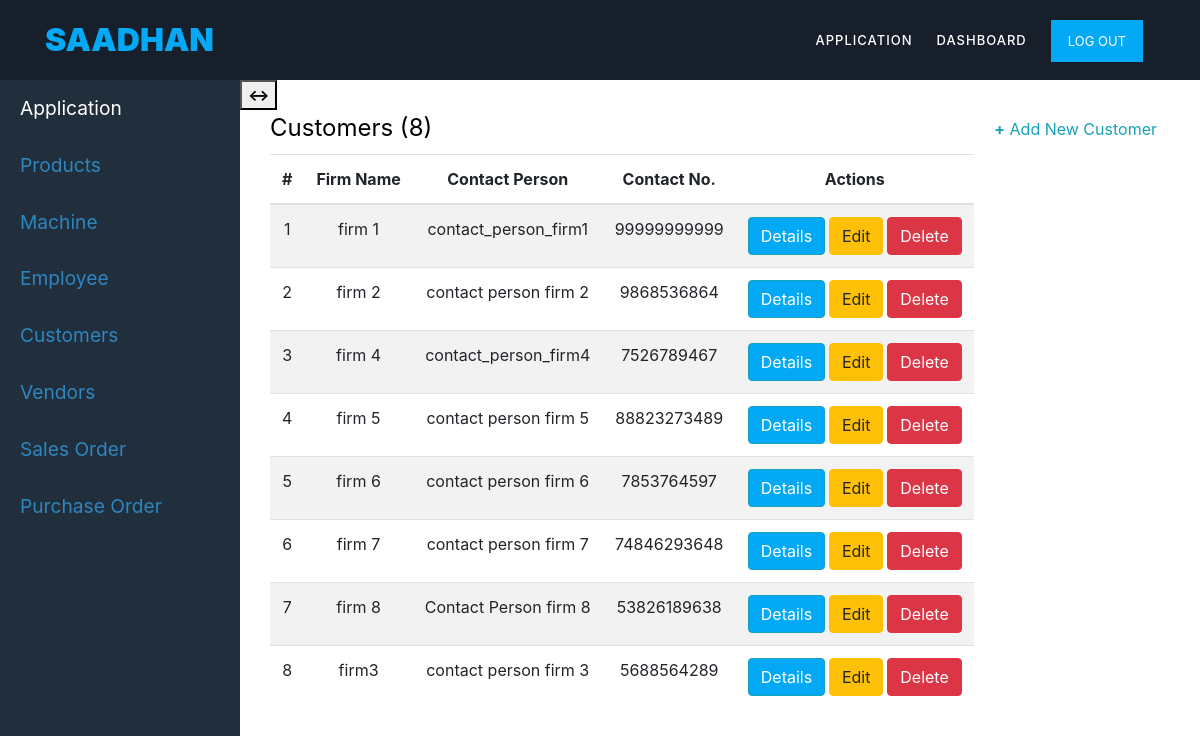
Page /customers/1 (signed in) on the committed database.
### mainapp/models.py (models this page shows, shortened)
class customer(models.Model):
	firm = models.ForeignKey(user_firm,blank=True,on_delete=models.CASCADE)
	firm_name = models.CharField(max_length=100)
	gstin = models.CharField(max_length=15,unique=True,null=True)
	contact_person = models.CharField(max_length=50)
	primary_contact_number = models.BigIntegerField(unique=True)
	secondary_contact_number = models.BigIntegerField(null=True,unique=True)
	email_address = models.EmailField(unique=True,null=True)
	street_address = models.TextField(max_length=250)
	pin_code = models.IntegerField()
	city = models.CharField(max_length=50)
	district = models.CharField(max_length=50)
	state = models.CharField(max_length=50)
	remarks = models.TextField(max_length=250,null=True,blank=True)

### mainapp/views.py (the view)
# urls.py: path('customers/<user_id>',CustomerListView.as_view(),name='customer-list'),
class CustomerListView(LoginRequiredMixin, ListView):
	model = customer
	template_name = 'mainapp/customer_list.html'
	context_object_name = 'item'
	def get_context_data(self, **kwargs):
		context = super().get_context_data(**kwargs)
		context['title'] = 'Customers'
		return context
	def get_queryset(self, *args, **kwargs):
		user = get_object_or_404(User, id=self.kwargs['user_id'])
		firm = user_firm.objects.get(user = user)
		return customer.objects.filter(firm=firm).order_by('firm_name')

### mainapp/templates/mainapp/customer_list.html
{% extends 'mainapp/application.html' %}
{% block application_content %}
{% load crispy_forms_tags %}
<div class="container">
	<div class="row">
    <div class="col-12  custyle">
    <table class="table table-striped table-responsive">
    <thead>
    <a href="{% url 'customer-create' user.id %}" class="btn text-info btn-xs pull-right"><b>+</b> Add New Customer</a>
    <legend style="color: black">Customers ({{item|length}})</legend>
    <tr>
            <th class="text-center">#</th>
            <th class="text-center">Firm Name</th>
            <th class="text-center">Contact Person</th>
            <th class="text-center">Contact No.</th>
            <th class="text-center">Actions</th>
        </tr>
    </thead>
    		{% for item in item %}
    		<tr>
    			<td class="text-center">{{forloop.counter}}</td>
    			<td class="text-center">{{item.firm_name}}</td>
                <td class="text-center">{{item.contact_person}} </td>
                <td class="text-center">{{item.primary_contact_number}} </td>
    			<td class="text-center">
                    <a href="{% url 'customer-detail' item.id %}" class="btn btn-info" style="background-color: #03A9F4;">Details</a><b> </b>
                    <a href="{% url 'customer-edit' item.id %}" class="btn btn-warning">Edit</a><b> </b>
                    <a href="{% url 'customer-delete' item.id %}" class="btn btn-danger">Delete</a>
                </td>
    		</tr>
    		{% endfor %}
    </table>
    </div>
</div>
</div>
{% endblock %}}

### mainapp/static/css/custom.css (style rules this page uses)
.body_design { background-color: #fff; }
html, body, div, span, applet, object, iframe, h1, h2, h3, h4, h5, h6, p, blockquote, div pre, a, abbr, acronym, address, big, cite, code, del, dfn, em, font, img, ins, kbd, q, s, samp, small, strike, strong, sub, sup, tt, var, b, u, i, center, dl, dt, dd, ol, ul, li, figure, header, nav, section, article, aside, footer, figcaption { margin: 0; padding: 0; border: 0; outline: 0; }
* { box-sizing: border-box; }
html, body { font-family: 'Poppins', sans-serif; font-weight: 400; background-color: #fff; font-size: 16px; -ms-text-size-adjust: 100%; -webkit-font-smoothing: antialiased; -moz-osx-font-smoothing: grayscale; }
a { text-decoration: none !important; }
html, body { background: #fff; font-family: 'Poppins', sans-serif; }

### rows in the picture
customer: firm_name "firm 1", contact_person "contact_person_firm1", primary_contact_number "99999999999"
customer: firm_name "firm 2", contact_person "contact person firm 2", primary_contact_number "9868536864"
customer: firm_name "firm 4", contact_person "contact_person_firm4", primary_contact_number "7526789467"
customer: firm_name "firm 5", contact_person "contact person firm 5", primary_contact_number "88823273489"
customer: firm_name "firm 6", contact_person "contact person firm 6", primary_contact_number "7853764597"
customer: firm_name "firm 7", contact_person "contact person firm 7", primary_contact_number "74846293648"
customer: firm_name "firm 8", contact_person "Contact Person firm 8", primary_contact_number "53826189638"
customer: firm_name "firm3", contact_person "contact person firm 3", primary_contact_number "5688564289"

### other values in the picture
{{ item|length }} "8"
